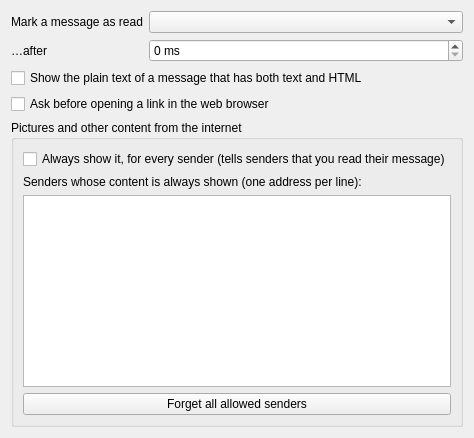
<?xml version="1.0" encoding="UTF-8"?>
<ui version="4.0">
 <class>SettingsReading</class>
 <widget class="QWidget" name="SettingsReading">
  <layout class="QVBoxLayout" name="outer" stretch="0,1">
   <item>
    <layout class="QFormLayout" name="form">
     <item row="0" column="0">
      <widget class="QLabel" name="formLabel0">
       <property name="text">
        <string>Mark a message as read</string>
       </property>
       <property name="buddy">
        <cstring>markReadBox</cstring>
       </property>
      </widget>
     </item>
     <item row="0" column="1">
      <widget class="QComboBox" name="markReadBox" />
     </item>
     <item row="1" column="0">
      <widget class="QLabel" name="formLabel1">
       <property name="text">
        <string>…after</string>
       </property>
       <property name="buddy">
        <cstring>markReadDelay</cstring>
       </property>
      </widget>
     </item>
     <item row="1" column="1">
      <widget class="QSpinBox" name="markReadDelay">
       <property name="suffix">
        <string> ms</string>
       </property>
      </widget>
     </item>
     <item row="2" column="0" colspan="2">
      <widget class="QCheckBox" name="preferPlain">
       <property name="text">
        <string>Show the plain text of a message that has both text and HTML</string>
       </property>
      </widget>
     </item>
     <item row="3" column="0" colspan="2">
      <widget class="QCheckBox" name="linksAsk">
       <property name="text">
        <string>Ask before opening a link in the web browser</string>
       </property>
      </widget>
     </item>
    </layout>
   </item>
   <item>
    <widget class="QGroupBox" name="privacy">
     <property name="title">
      <string>Pictures and other content from the internet</string>
     </property>
     <layout class="QVBoxLayout" name="privacyLayout">
      <item>
       <widget class="QCheckBox" name="remoteAlways">
        <property name="text">
         <string>Always show it, for every sender (tells senders that you read their message)</string>
        </property>
       </widget>
      </item>
      <item>
       <widget class="QLabel" name="sendersLabel">
        <property name="text">
         <string>Senders whose content is always shown (one address per line):</string>
        </property>
       </widget>
      </item>
      <item>
       <widget class="QPlainTextEdit" name="remoteSenders" />
      </item>
      <item>
       <widget class="QPushButton" name="forgetSendersButton">
        <property name="text">
         <string>Forget all allowed senders</string>
        </property>
       </widget>
      </item>
     </layout>
    </widget>
   </item>
  </layout>
 </widget>
 <resources />
 <connections />
</ui>
